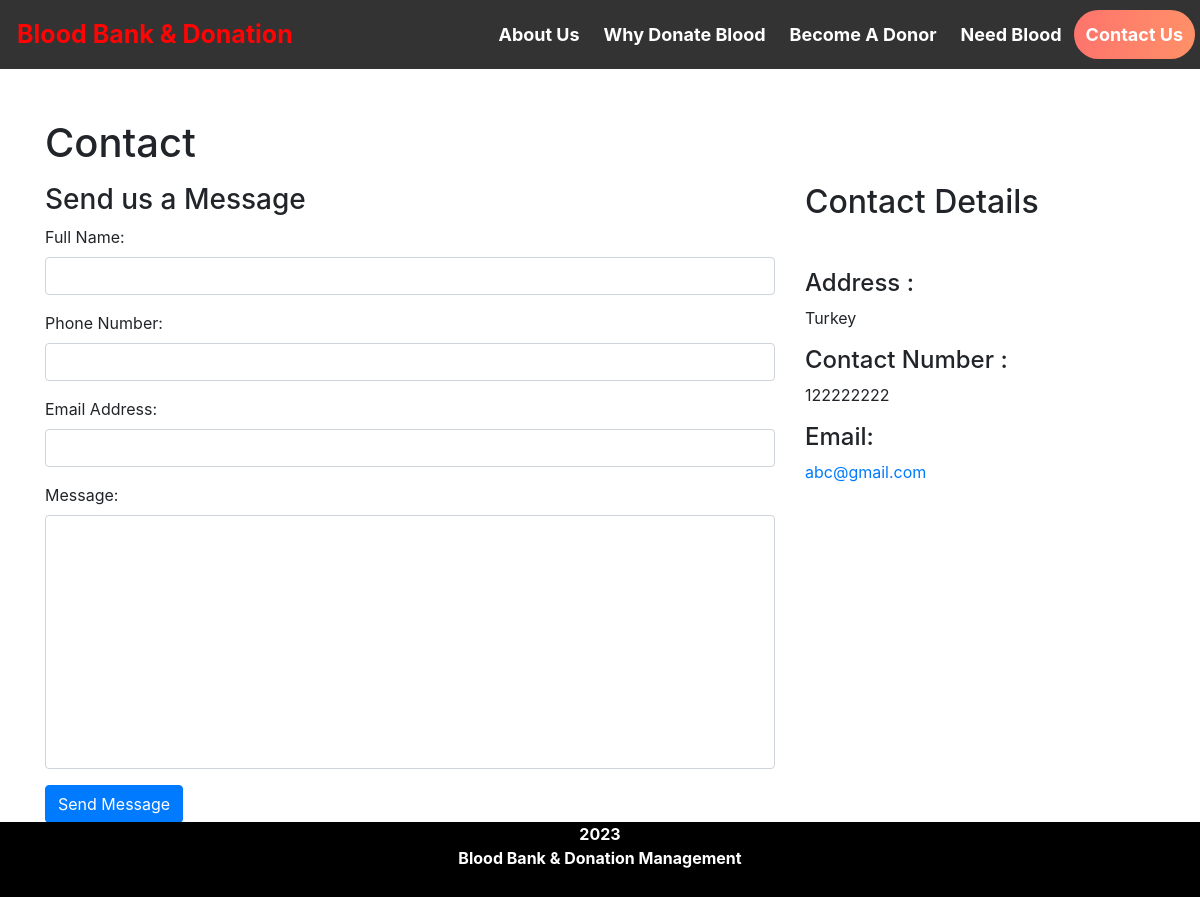
Page /contact_us.php on the committed database.
### tables this page shows
create table contact_info(
                             contact_id int auto_increment Not Null,
                             contact_address varchar(100) NOT NULL,
                             contact_mail varchar(50) NOT NULL,
                             contact_phone varchar(100) NOT NULL,
                             primary key(contact_id)
);

### contact_us.php (the view, shortened to what this page needs)
<!DOCTYPE html>
<html lang="en">
<head>
    <link rel="stylesheet" href="https://maxcdn.bootstrapcdn.com/bootstrap/4.5.2/css/bootstrap.min.css">
</head>
<body>
<?php $active ='contact';
include 'head.php'; ?>
<div id="page-container" style="margin-top:50px; position: relative;min-height: 84vh;">
    <div class="container">
        <div id="content-wrap" style="padding-bottom:50px;">
            <h1 class="mt-4 mb-3">Contact</h1>
            <div class="row">
                <div class="col-lg-8 mb-4">
                    <h3>Send us a Message</h3>
                    <form name="sentMessage"  method="post">
                        <div class="control-group form-group">
                            <div class="controls">
                                <label>Full Name:</label>
                                <input type="text" class="form-control" id="name" name="fullname" required>
                            </div>
                        </div>
                        <div class="control-group form-group">
                            <div class="controls">
                                <label>Phone Number:</label>
                                <input type="tel" class="form-control" id="phone" name="contactno"  required >
                            </div>
                        </div>
                        <div class="control-group form-group">
                            <div class="controls">
                                <label>Email Address:</label>
                                <input type="email" class="form-control" id="email" name="email" required>
                            </div>
                        </div>
                        <div class="control-group form-group">
                            <div class="controls">
                                <label>Message:</label>
                                <textarea rows="10" cols="100" class="form-control" id="message" name="message" required  maxlength="999" style="resize:none"></textarea>
                            </div>
                        </div>
                        <button type="submit" name="send"  class="btn btn-primary">Send Message</button>
                    </form>
                </div>
                <div class="col-lg-4 mb-4">
                    <h2>Contact Details</h2>
                    <?php
                    include 'conn.php';
                    $sql= "select * from contact_info";
                    $result=mysqli_query($conn,$sql);
                    if(mysqli_num_rows($result)>0)   {
                        while($row = mysqli_fetch_assoc($result)) { ?>
                            <br>
                            <p>
                            <h4>Address :</h4><?php echo $row['contact_address']; ?>
                            </p>
                            <p>
                            <h4>Contact Number :</h4><?php echo $row['contact_phone']; ?>
                            </p>
                            <p>
                            <h4>  Email: </h4><a href="#"><?php echo $row['contact_mail']; ?></a>
                            </p>
                        <?php }
                    } ?>
                </div>
            </div>
        </div>
    </div>
    <?php include 'footer.php' ?>
</div>
</body>
</html>

### rows in the picture
contact_info: contact_address "Turkey", contact_phone "122222222", contact_mail "abc@gmail.com"
